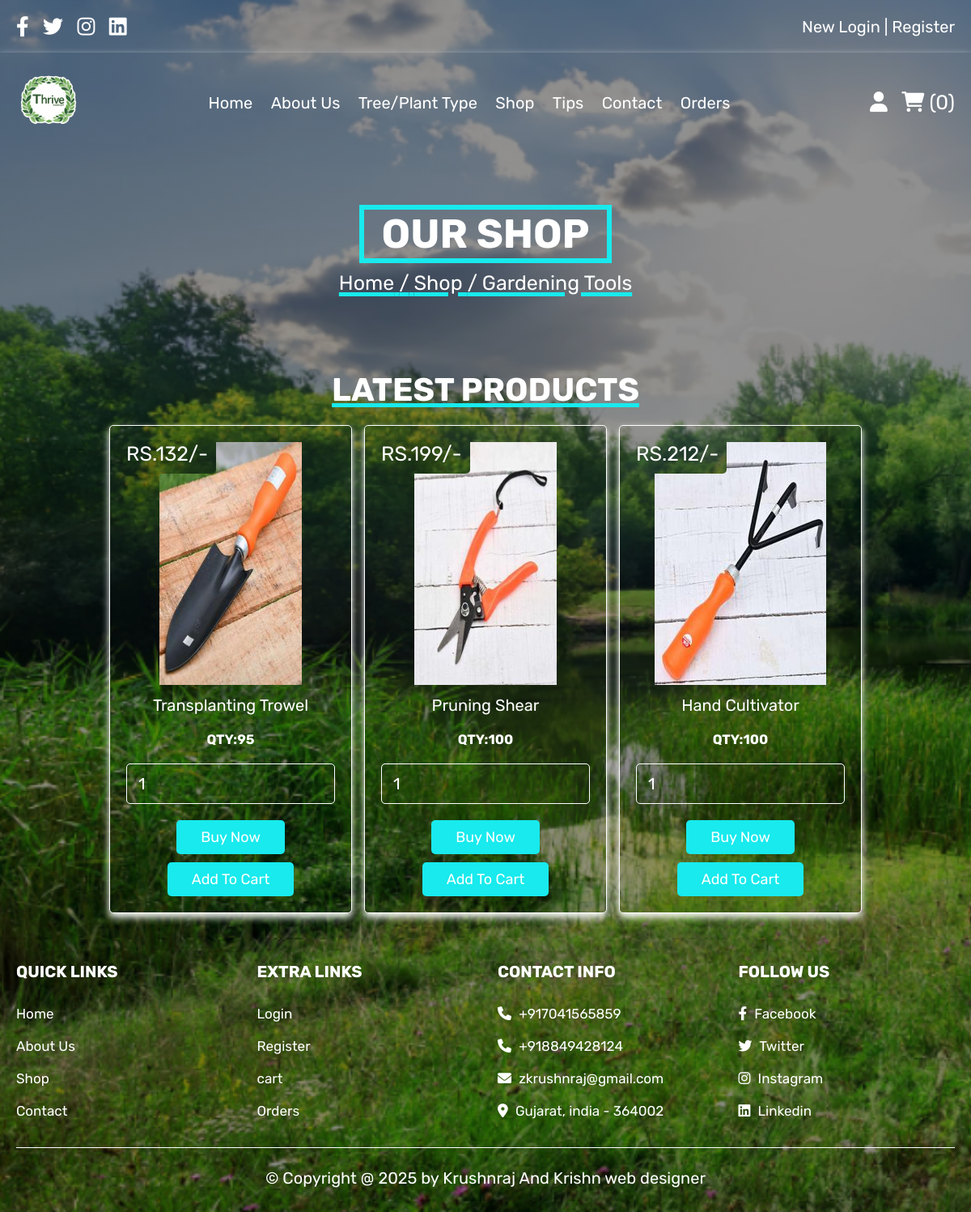
/gardening.php, run on the app's committed database.
### tables this page shows
CREATE TABLE `products` (
  `product_id` int(10) NOT NULL,
  `name` varchar(25) NOT NULL,
  `p_type` varchar(20) DEFAULT NULL,
  `price` int(10) NOT NULL,
  `image` varchar(20) NOT NULL,
  `qty` int(3) DEFAULT NULL
);

### gardening.php (the view, shortened to what this page needs)
<?php
include 'config.php';
?>
<!DOCTYPE html>
<html lang="en">
<head>
   <link rel="stylesheet" href="https://cdnjs.cloudflare.com/ajax/libs/font-awesome/6.0.0/css/all.min.css">
   <link rel="stylesheet" href="css/style.css">
</head>
<body>
<?php include 'header.php'; ?>
<div class="heading">
   <h3 style="border:6px solid rgb(24, 234, 237);">&nbsp;&nbsp;Our Shop&nbsp;&nbsp;</h3>
   <p style="text-decoration:5px underline; text-decoration-color:rgb(24, 234, 237);"> <a href="home.php" >Home</a> /<a href="shop.php"> Shop </a>/ Gardening Tools</p>
</div>
<section class="products">
   <h1 class="title" style="text-decoration:5px underline; text-decoration-color:rgb(24, 234, 237);">Latest Products</h1>
   <div class="box-container">
      <?php
         $select_products = mysqli_query($conn, "SELECT * FROM `products` where p_type='Gradaning_Tools'") or die('query failed');
         if(mysqli_num_rows($select_products) > 0){
            while($fetch_products = mysqli_fetch_assoc($select_products)){
      ?>
     <form action="" method="post" class="box">
      <img class="image" src="uploaded_img/<?php echo $fetch_products['image']; ?>" alt="">
      <div class="name"><?php echo $fetch_products['name']; ?></div>
      <div class="name"><h5>QTY:<?php echo $fetch_products['qty']; ?></h5></div>
      <input type="number" min="1" max="<?php echo $fetch_products['qty'];  ?>" name="product_quantity" value="1" class="qty">
      <div class="price"><?php echo 'RS.'. $fetch_products['price']; ?>/-</div>
      <input type="submit" value="Buy Now" name="b1" class="btn">
      <input type="submit" value="Add To Cart" name="add_to_cart" class="btn">
     </form>
      <?php
         }
      }else{
         echo '<p class="empty">No Products Added Yet!</p>';
      }
      ?>
   </div>
</section>
<?php include 'footer.php'; ?>
</body>
</html>

### css/style.css (style rules this page uses)
:root { --red:#303434; --orange:#000000; --black:#ffffff; --white:white; --light-color:#000000; --light-white:white; --light-bg:var(--black); --border:.10rem solid var(--black); --box-shadow:0 .5rem 1rem rgb(255, 255, 255); }
* { font-family: 'Rubik', sans-serif; margin:0; padding:0; box-sizing: border-box; outline: none; border:none; text-decoration: none; transition:all .2s linear; background-image:linear-gradient(to right,rgba(0, 0, 0, 0.43),rgba(0, 0, 0, 0.437)), url(../images/19.png); background-attachment: fixed; background-size: cover; }
html { font-size: 62.5%; overflow-x: hidden; }
section { padding:3rem 2rem; }
.title { text-align: center; margin-bottom: 2rem; text-transform: uppercase; color:var(--white); font-size: 4rem; }
.btn, .option-btn, .delete-btn, .white-btn { display: inline-block; margin-top: 1rem; padding:1rem 3rem; cursor: pointer; color:rgb(253, 254, 254); border:5px soild rgb(247, 247, 247); background:rgb(24, 234, 237); font-size: 1.8rem; border-radius: .5rem; text-transform: capitalize; }
.white-btn, .btn { background-color: var(-- rgb(0, 0, 0)); }
.heading { min-height: 30vh; display: flex; flex-flow: column; align-items: center; justify-content: center; gap:1rem; text-align: center; }
.heading h3 { font-size: 5rem; color:white; text-transform: uppercase; }
.heading p { font-size: 2.5rem; color:white; }
.heading p a { color:var(--purple); }
.products .box-container { max-width: 1200px; margin:0 auto; display: grid; grid-template-columns: repeat(auto-fit, 30rem); align-items: flex-start; gap:1.5rem; justify-content: center; }
.products .box-container .box { border-radius: .5rem; background-color: black; box-shadow: var(--box-shadow); padding:2rem; text-align: center; border:var(--border); position: relative; }
.products .box-container .box .image { height: 30rem; }
.products .box-container .box .name { padding:1rem 0; font-size: 2rem; color:white; }
.products .box-container .box .qty { width: 100%; padding:1.2rem 1.4rem; border-radius: .5rem; border:var(--border); color:white; margin:1rem 0; font-size: 2rem; }
.products .box-container .box .price { position: absolute; top:1rem; left:1rem; border-radius: .5rem; padding:1rem; font-size: 2.5rem; color:var(--white); background-color: var(--red); }

### data on the page
products: image (picture), name "Transplanting Trowel", qty "95", price "132"
products: image (picture), name "Pruning Shear", qty "100", price "199"
products: image (picture), name "Hand Cultivator", qty "100", price "212"

### other printed values
$cart_rows_number "0"
